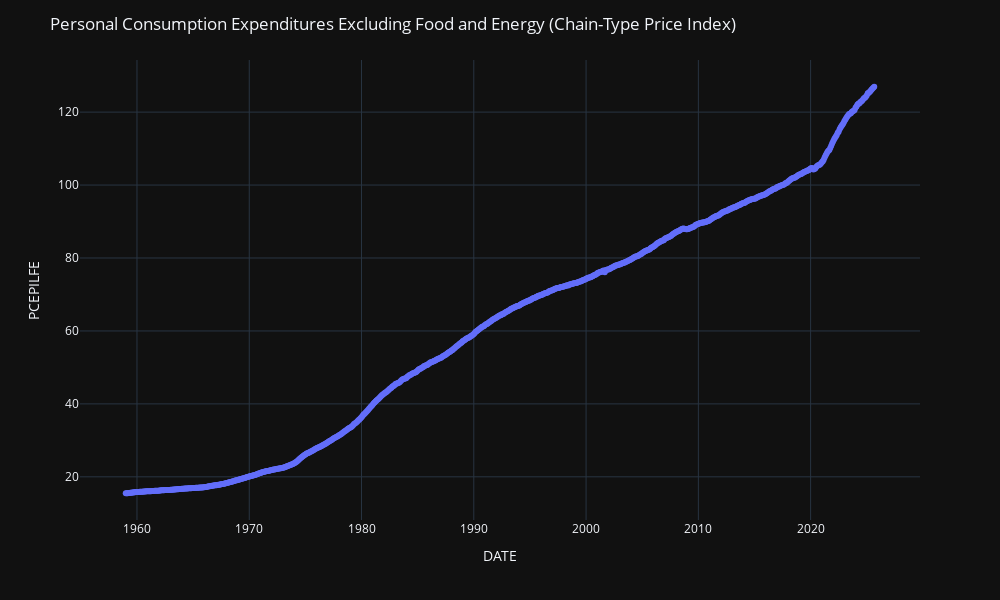

Notebook code for this chart:
### Markdown cell above
- **WPSFD49207 data plot**

### Code cell
fig = px.line(
    PCEPILFE_df,
    x=PCEPILFE_df.index,
    y="PCEPILFE",
    markers=True
)

fig.update_layout(
    title=dict(text='Personal Consumption Expenditures Excluding Food and Energy (Chain-Type Price Index)'),
    width=1000,
    height=600,
    yaxis=dict(title="PCEPILFE"),
    hovermode="x unified",
    template="plotly_dark"
)

fig.show()

### Figure 1 — Plotly figure (JSON) as saved in the notebook; plotly's stock layout.template omitted (floating-point values rounded to 4 significant figures; data arrays with more than 128 entries replaced by an {"elided": "..."} marker saying what was removed)
{"data": [{"hovertemplate": "DATE=%{x}<br>PCEPILFE=%{y}<extra></extra>", "legendgroup": "", "line": {"color": "#636efa", "dash": "solid"}, "marker": {"symbol": "circle"}, "mode": "lines+markers", "name": "", "orientation": "v", "showlegend": false, "type": "scatter", "x": {"elided": "801 str values"}, "xaxis": "x", "y": {"elided": "801 float values"}, "yaxis": "y"}], "layout": {"height": 600, "hovermode": "x unified", "legend": {"tracegroupgap": 0}, "margin": {"t": 60}, "title": {"text": "Personal Consumption Expenditures Excluding Food and Energy (Chain-Type Price Index)"}, "width": 1000, "xaxis": {"anchor": "y", "domain": [0, 1], "title": {"text": "DATE"}}, "yaxis": {"anchor": "x", "domain": [0, 1], "title": {"text": "PCEPILFE"}}}}
